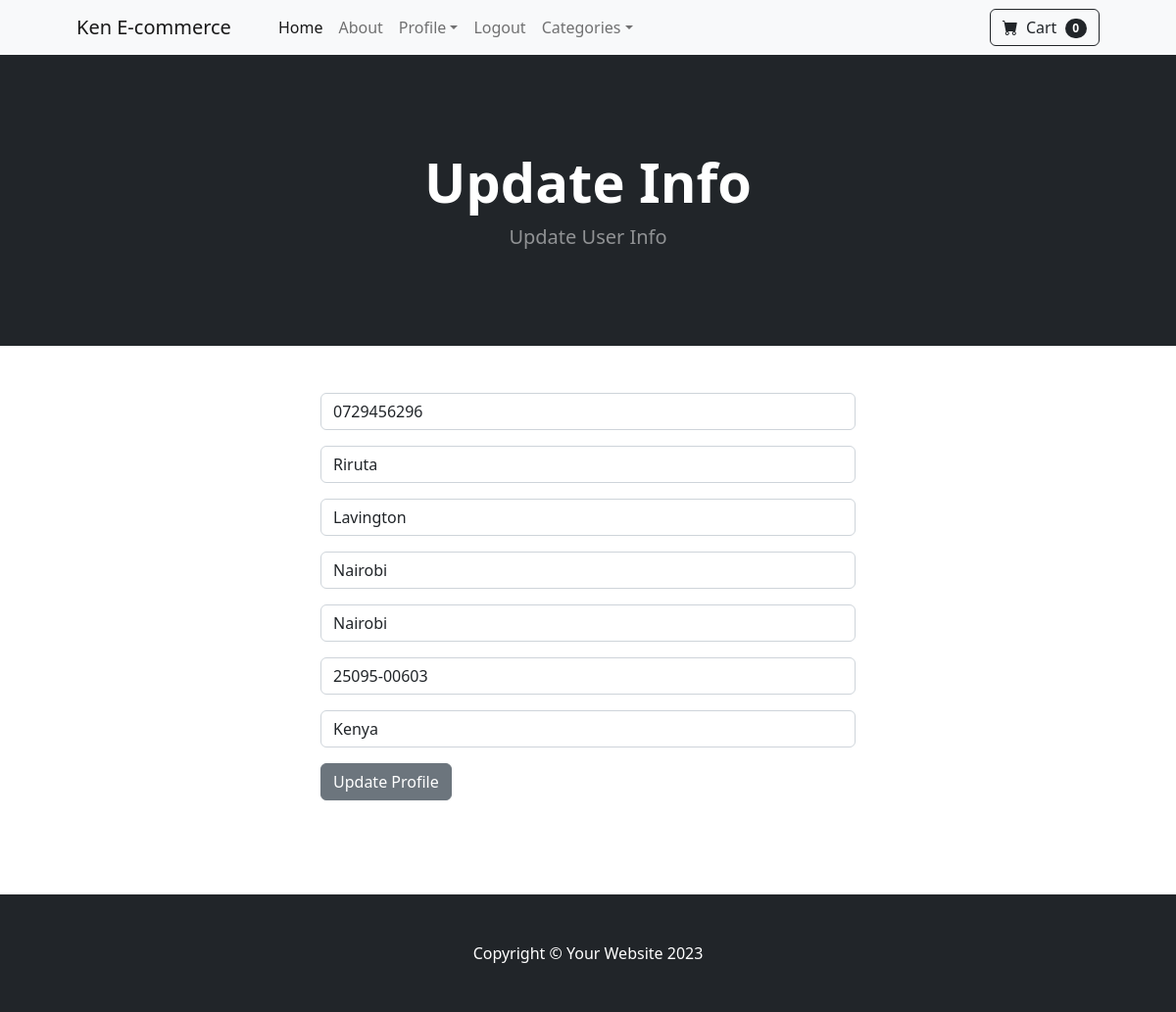
Before: /update_info/ (signed in) with the older database file.
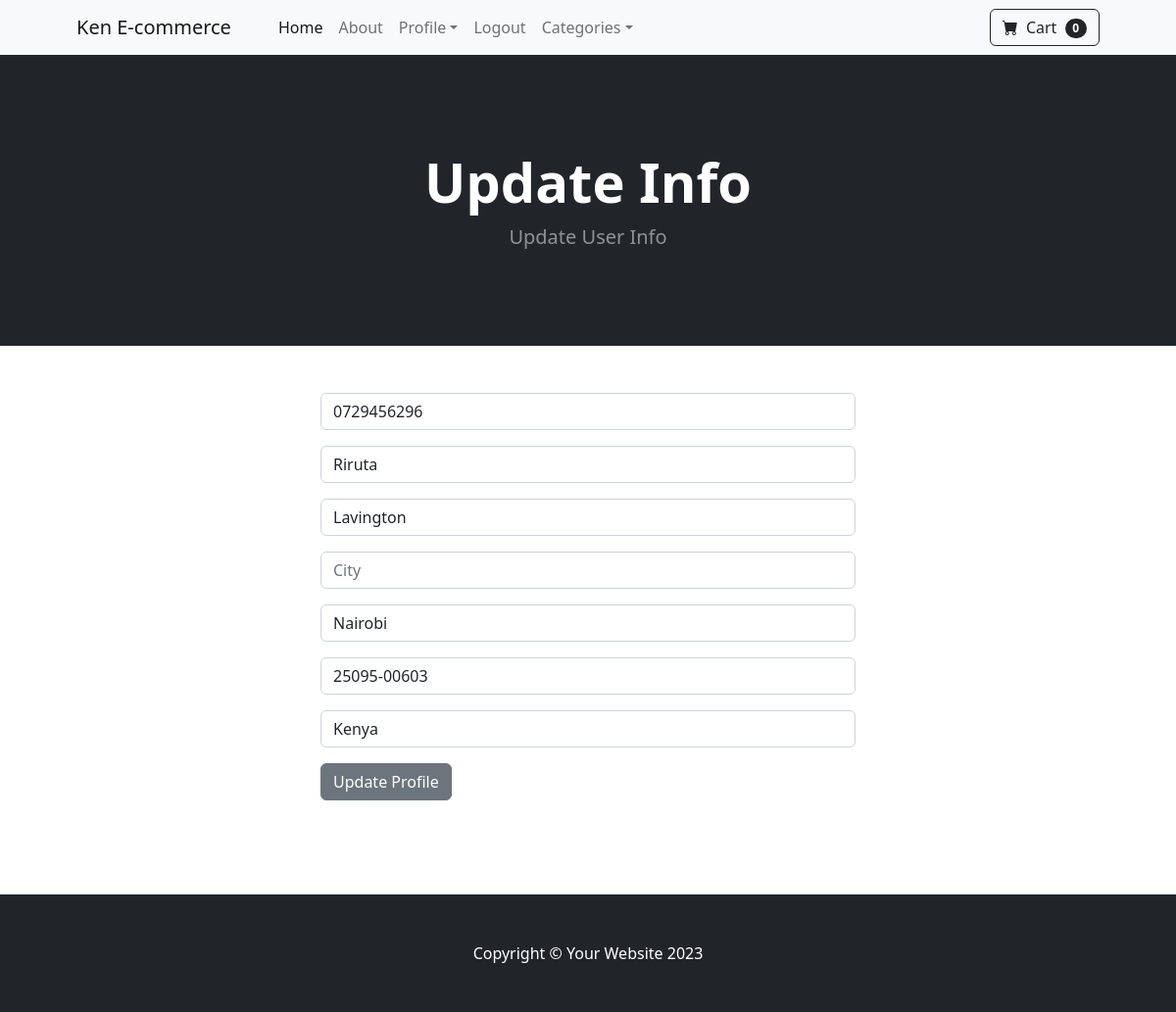
After: the same page with the newer database file.
### store/models.py (models this page shows, shortened)
class Profile(models.Model):
	user = models.OneToOneField(User, on_delete=models.CASCADE)
	date_modified = models.DateTimeField(User, auto_now=True)
	phone = models.CharField(max_length=20, blank=True)
	address1 = models.CharField(max_length=200, blank=True)
	address2 = models.CharField(max_length=200, blank=True)
	city = models.CharField(max_length=200, blank=True)
	county = models.CharField(max_length=200, blank=True)
	pobox = models.CharField(max_length=200, blank=True)
	country = models.CharField(max_length=200, blank=True)

### store/views.py (the view)
# urls.py: path('update_info/', views.update_info, name='update_info'),
def update_info(request):
	if request.user.is_authenticated:
		current_user = Profile.objects.get(user__id=request.user.id)
		form = UserInfoForm(request.POST or None, instance=current_user)
		if form.is_valid():
			form.save()
			messages.success(request, "Your Info Has Been Updated")
			return redirect('home')
		return render(request, "update_info.html", {"form": form})
	else:
		messages.success(request, "You Must Be Logged In to Access That Page.")
		return redirect('home')

### store/forms.py
class UserInfoForm(forms.ModelForm):
	phone = forms.CharField(label="", widget=forms.TextInput(attrs={'class':'form-control', 'placeholder':'Phone'}), required=False)
	address1 = forms.CharField(label="", widget=forms.TextInput(attrs={'class':'form-control', 'placeholder':'Address 1'}), required=False)
	address2 = forms.CharField(label="", widget=forms.TextInput(attrs={'class':'form-control', 'placeholder':'Address 2'}), required=False)
	city = forms.CharField(label="", widget=forms.TextInput(attrs={'class':'form-control', 'placeholder':'City'}), required=False)
	county = forms.CharField(label="", widget=forms.TextInput(attrs={'class':'form-control', 'placeholder':'County'}), required=False)
	pobox = forms.CharField(label="", widget=forms.TextInput(attrs={'class':'form-control', 'placeholder':'P. O. Box'}), required=False)
	country = forms.CharField(label="", widget=forms.TextInput(attrs={'class':'form-control', 'placeholder':'Country'}), required=False)
	class Meta:
		model = Profile
		fields = ('phone', 'address1', 'address2', 'city', 'county', 'pobox', 'country')

### cart/cart.py (called while the page is built)
	def __len__(self):
		return len(self.cart)

### cart/context_processors.py (called while the page is built)
def cart(request):
	return {'cart': Cart(request)}

### store/templates/update_info.html (shortened to what this page needs)
{% extends 'base.html' %}
{% block content %}
<body>
    <header class="bg-dark py-5">
        <div class="container px-4 px-lg-5 my-5">
            <div class="text-center text-white">
                <h1 class="display-4 fw-bolder">Update Info</h1>
                <p class="lead fw-normal text-white-50 mb-0">Update User Info
            </div>
        </div>
    </header>
    <div class="container">
    	<div class="row">
    		<div class="col-md-6 offset-md-3">
                <br><br>
                <form method="POST" action="{% url 'update_info' %}">
                    {{ form.as_p }}
                    <button type="submit" class="btn btn-secondary">Update Profile</button>
                </form>
                <br><br>
                <br><br>
    		</div>
    	</div>
    </div>
{% endblock %}

Changed rows visible on the page:
changed Profile "Riruta": city "Nairobi" → (not shown)
